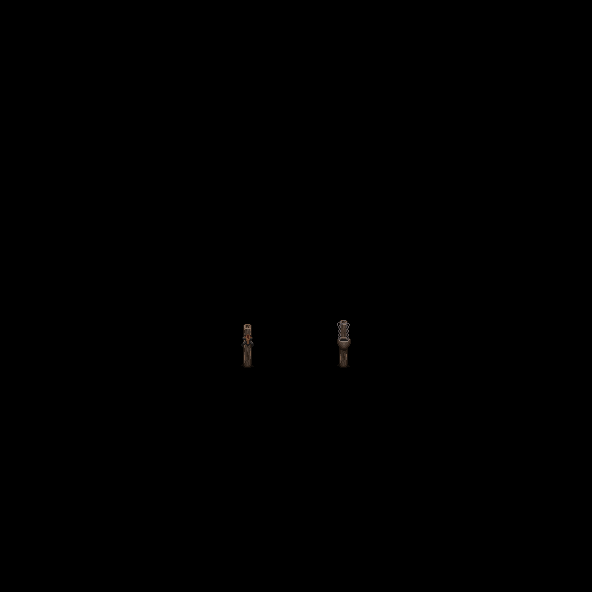

Below is a game level as drawn by its tile map, then a one-line description and the .tmx that defines it (tile-layer data replaced by summaries):
An orthogonal 37x37 tile map with 16x16 px tiles, 1 tile layer (decorative).

<map version="1.10" tiledversion="1.10.0" orientation="orthogonal" renderorder="right-down" width="37" height="37" tilewidth="16" tileheight="16" infinite="0" nextlayerid="13" nextobjectid="73">
 <tileset firstgid="1" name="decorative" tilewidth="16" tileheight="16" tilecount="256" columns="16">
  <image source="../Images/Map/Decorative.png" width="256" height="256" />
 </tileset>
 <layer id="8" name="decorative" width="37" height="37">
  <data>[1369 cells, 8 non-empty, 7 distinct tile ids]</data>
 </layer>
</map>
